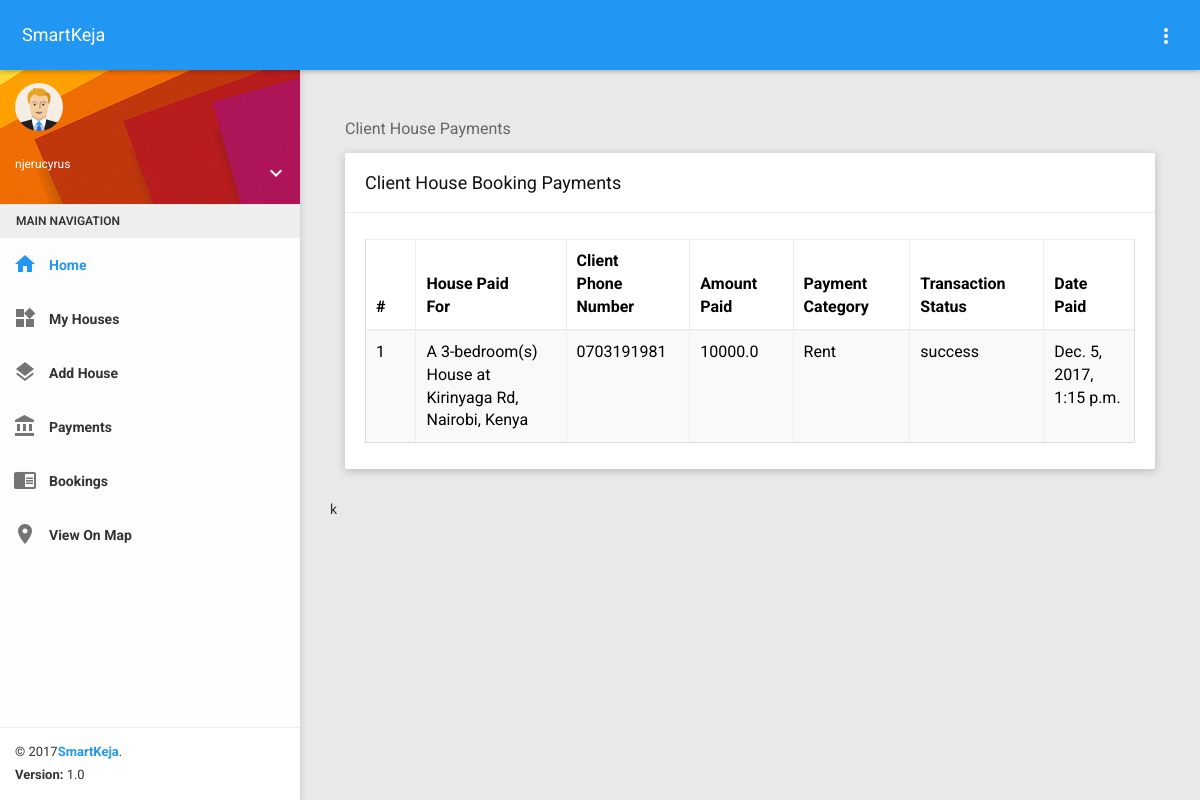
The page /dashboard/payments/ (signed in) on the database as committed earlier.
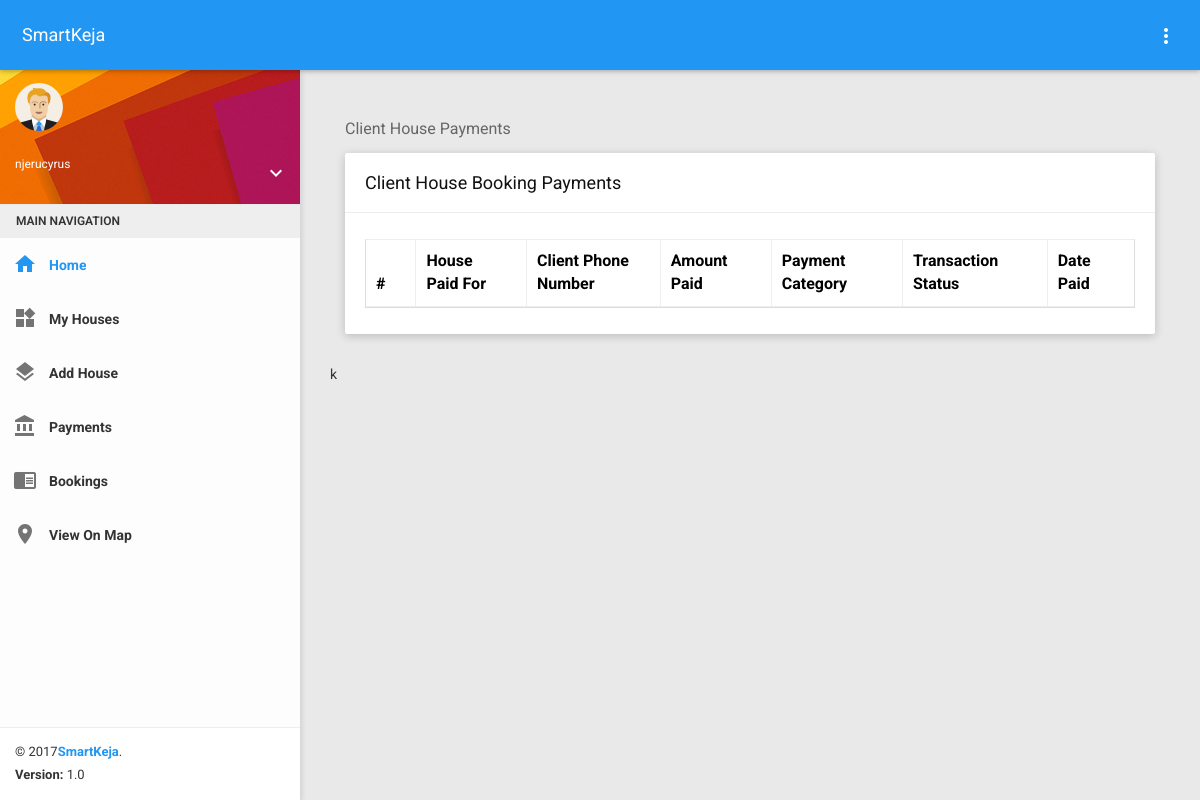
The same page on the database as committed later.
### smarthouse/models.py (models this page shows, shortened)
class Payment(models.Model):
    txn_id = models.CharField(max_length=200)
    phone_number = models.CharField(max_length=13)
    amount = models.FloatField()
    house = models.ForeignKey(House)
    status = models.CharField(max_length=32)
    PAYMENT_TYPE_CHOICE = [
        ('Rent', 'Rent'),
        ('Purchase', 'Purchase')
    ]
    payment_type = models.CharField(max_length=20, choices=PAYMENT_TYPE_CHOICE, default=PAYMENT_TYPE_CHOICE[0][0])
    date_paid = models.DateTimeField(auto_now_add=True)
    class Meta:
        ordering = ('-date_paid', )

class House(models.Model):
    managed_by = models.ForeignKey(User)
    lat = models.FloatField()
    lng = models.FloatField()
    location = models.CharField(max_length=200)
    rent_price = models.FloatField()
    sale_price = models.FloatField()
    bedrooms = models.IntegerField()
    description = models.TextField()
    on_sale = models.BooleanField(default=False)
    is_available = models.BooleanField(default=True)
    primary_img = models.ImageField(upload_to='uploads/')
    is_published = models.BooleanField(default=False)
    date_posted = models.DateTimeField(auto_now_add=True)
    class Meta:
        ordering = ('-is_available', '-date_posted')
    def __str__(self):
        return "A {}-bedroom(s) House at {}".format(self.bedrooms, self.location)

### smarthouse/views.py (the view)
# urls.py: url(r'^dashboard/payments/$', views.MyClientHousePaymentView.as_view(), name='payments'),
class MyClientHousePaymentView(LoginRequiredMixin, ListView):
    template_name = 'dashboard/pages/client_payments.html'
    model = Payment
    login_url = '/login'
    context_object_name = 'payments'
    def get_queryset(self):
        return self.model.objects.filter(
            house__managed_by=self.request.user,
            status__iexact='success'
        )

### smarthouse/context_processors.py (called while the page is built)
def get_account_type(request):
    account_type = ''
    phone_number = ''
    context = dict({})
    try:
        if request.user.is_authenticated:
            agent_exists = Agent.objects.filter(user=request.user)[:1].exists()
            if agent_exists:
                account_type = 'agent'
                agent = Agent.objects.get(user=request.user)
                phone_number = agent.phone_number
            if request.user.is_staff:
                account_type = "owner"
                house_owner = HouseOwner.objects.get(user=request.user)
                phone_number = house_owner.phone_number
            if not request.user.is_staff and not agent_exists:
                account_type = "client"
    except (Agent.DoesNotExist, HouseOwner.DoesNotExist):
        pass
    context['account_type'] = account_type
    context['phone_number'] = phone_number
    return context

def get_house_posts(request):
    context = dict({})
    houses = House.objects.all()
    context['house_options'] = houses
    return context

### smartkeja/templates/dashboard/pages/client_payments.html (shortened to what this page needs)
{% extends 'dashboard/index.html' %}
{% block content %}
  <div class="container-fluid">
        <div class="block-header">
            <h2>
             Client House Payments
            </h2>
        </div>
        <div class="row clearfix">
            <div class="col-lg-12 col-md-12 col-sm-12 col-xs-12">
                <div class="card">
                    <div class="header">
                        <h2>
                            Client House Booking Payments
                        </h2>
                    </div>
                    <div class="body">
                        <div class="table-responsive" style="font-size: 12px;">
                            <table class="table table-bordered table-striped table-hover dataTable js-exportable">
                                <thead>
                                <tr>
                                    <th>#</th>
                                    <th>House Paid For</th>
                                    <th>Client Phone Number </th>
                                    <th>Amount Paid</th>
                                    <th>Payment Category</th>
                                    <th>Transaction Status</th>
                                    <th>Date Paid</th>
                                </tr>
                                </thead>
                                <tbody>
                                {% for payment in payments %}
                                    <tr>
                                        <td>{{ forloop.counter }}</td>
                                        <td>{{ payment.house }}</td>
                                        <td>{{ payment.phone_number }}</td>
                                        <td>{{ payment.amount }}</td>
                                        <td>{{ payment.payment_type }}</td>
                                        <td>{{ payment.status }}</td>
                                        <td>{{ payment.date_paid }}</td>
                                    </tr>
                                {% endfor %}
                                </tbody>
                            </table>
                        </div>
                    </div>
                </div>
            </div>
        </div>
    </div>k
{% endblock %}

Rows that differ between the two databases and show on the page:
removed Payment: house "A 3-bedroom(s) House at Kirinyaga Rd, Nairobi, Kenya", phone_number "0703191981", amount "10000.0", payment_type "Rent", status "success", date_paid "Dec. 5, 2017, 1:15 p.m."
